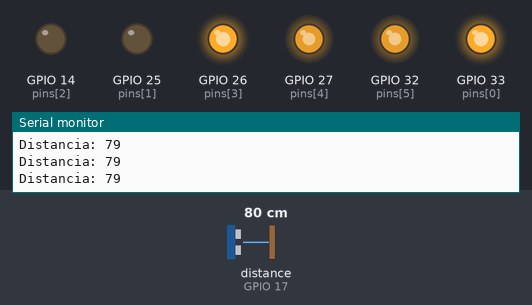
Recording of a sketch running on a simulated ESP32. Parts: output pins drawn as LEDs (lit = HIGH), the last lines printed to the serial monitor. Wiring (inferred from the names in the program): ultrasonic range finder: trigger GPIO 16; echo GPIO 17. The inputs (shaded band) are chosen by the test bench; at power-on: distance to the obstacle (sensor on GPIO 17) 80 cm. The echo pulse lasts 58.3 µs per cm; pins used as bus, display or sensor lines are not drawn.

Above: at 1.2 s.
1.3 s: distance to the obstacle (sensor on GPIO 17) set to 54 cm
2.8 s: distance to the obstacle (sensor on GPIO 17) set to 46 cm
At 3.7 s:
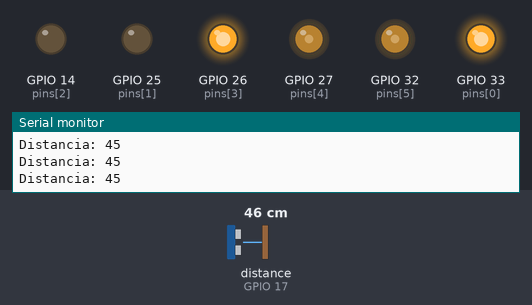
4.3 s: distance to the obstacle (sensor on GPIO 17) set to 33 cm
5.8 s: distance to the obstacle (sensor on GPIO 17) set to 28 cm
At 6.5 s:
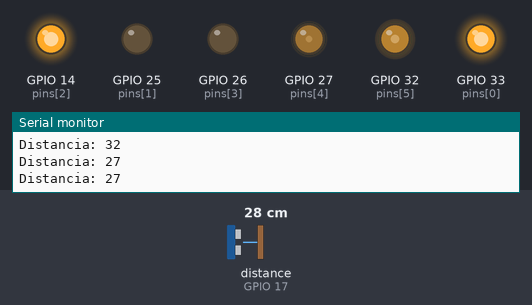
7.3 s: distance to the obstacle (sensor on GPIO 17) set to 35 cm
At 8.7 s:
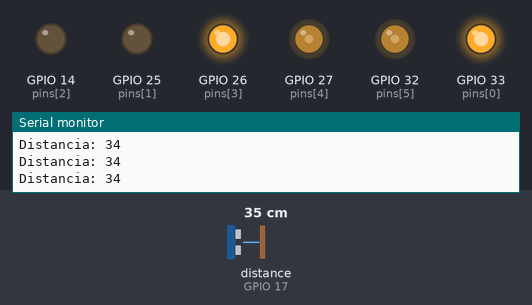
9.0 s: distance to the obstacle (sensor on GPIO 17) set to 2 cm
At 9.5 s:
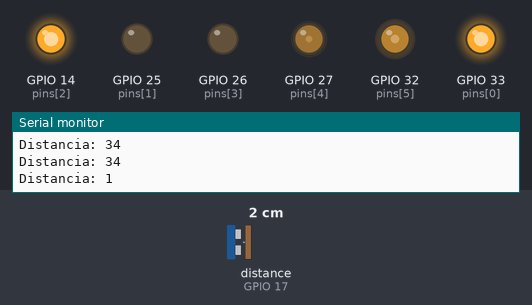
Timing chart, 0 to 11.5 s (numbered marks = the images above; inputs shaded):
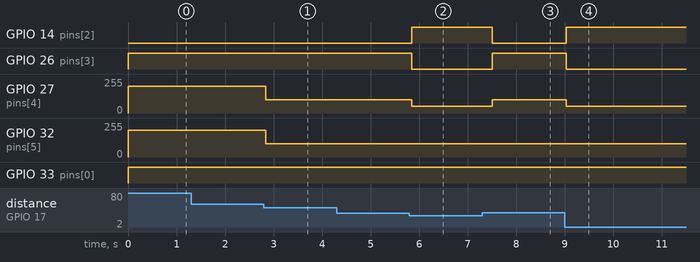

Measured:
- the behaviour switches between 51 and 50 cm on distance to the obstacle (sensor on GPIO 17) (found by bisection; images 0 and 1)
- the behaviour switches between 31 and 30 cm on distance to the obstacle (sensor on GPIO 17) (found by bisection; images 1 and 2)
- after the input at 2.8 s, GPIO 27 (pins[4]), GPIO 32 (pins[5]): 200/255 → 100/255 at once
- after the input at 5.8 s, GPIO 14 (pins[2]): LOW → HIGH after 0.05 s; GPIO 26 (pins[3]): HIGH → LOW after 0.05 s; GPIO 27 (pins[4]): 100/255 → 50/255 after 0.05 s
- after the input at 7.3 s, GPIO 14 (pins[2]): HIGH → LOW after 0.21 s; GPIO 26 (pins[3]): LOW → HIGH after 0.21 s; GPIO 27 (pins[4]): 50/255 → 100/255 after 0.21 s
- after the input at 9.0 s, GPIO 14 (pins[2]): LOW → HIGH at once; GPIO 26 (pins[3]): HIGH → LOW at once; GPIO 27 (pins[4]): 100/255 → 50/255 at once

The sketch:

ControlCarrito.ino
```cpp
#define trigPin 16
#define echoPin 17
#define Dist 50
#define Min 30

const int FORWARD_SPEED = 200;
const int SLOW_SPEED = 100;

int pins[] = {33, 25, 14, 26, 27, 32};

// Array: {IN1, IN2, IN3, IN4, VelocidadA, VelocidadB}
int moves[][6] = {
  {1, 0, 0, 1, FORWARD_SPEED, FORWARD_SPEED},  // Forward
  {0, 1, 1, 0, FORWARD_SPEED, FORWARD_SPEED},  // Backward
  {1, 0, 1, 0, SLOW_SPEED, FORWARD_SPEED},     // Left curve
  {1, 0, 0, 1, FORWARD_SPEED, SLOW_SPEED},     // Right curve
  {1, 0, 0, 1, SLOW_SPEED, 255},               // Left spin
  {0, 1, 1, 0, 255, SLOW_SPEED},               // Right spin
  {0, 0, 0, 0, 0, 0}                           // Stop
};

void setup() {
  for (int i = 0; i < 6; i++) pinMode(pins[i], OUTPUT);
  pinMode(trigPin, OUTPUT);
  pinMode(echoPin, INPUT);
  Serial.begin(9600);
}

void move(int mov[]) {
  for (int i = 0; i < 4; i++) {
    digitalWrite(pins[i], mov[i]);
  }
  analogWrite(pins[4], mov[4]);
  analogWrite(pins[5], mov[5]);
}

long Distancia() {
  digitalWrite(trigPin, LOW);
  delayMicroseconds(2);
  digitalWrite(trigPin, HIGH);
  delayMicroseconds(10);
  digitalWrite(trigPin, LOW);

  long duracion = pulseIn(echoPin, HIGH, 30000);
  if (duracion == 0) return -1;
  long distancia = duracion * 0.034 / 2;
  return distancia;
}

void loop() {
  long distancia = Distancia();
  if (distancia < 0) {
    move(moves[6]);
    return;
  }

  Serial.print("Distancia: ");
  Serial.println(distancia);

  if (distancia < Min) {
    int avoidObstacle[] = {1, 0, 1, 0, SLOW_SPEED / 2, SLOW_SPEED};
    move(avoidObstacle);
    delay(500);
  } else if (distancia < Dist) {
    int slow[] = {1, 0, 0, 1, SLOW_SPEED, SLOW_SPEED};
    move(slow);
  } else {
    move(moves[0]);
  }
  delay(50);
}
```
